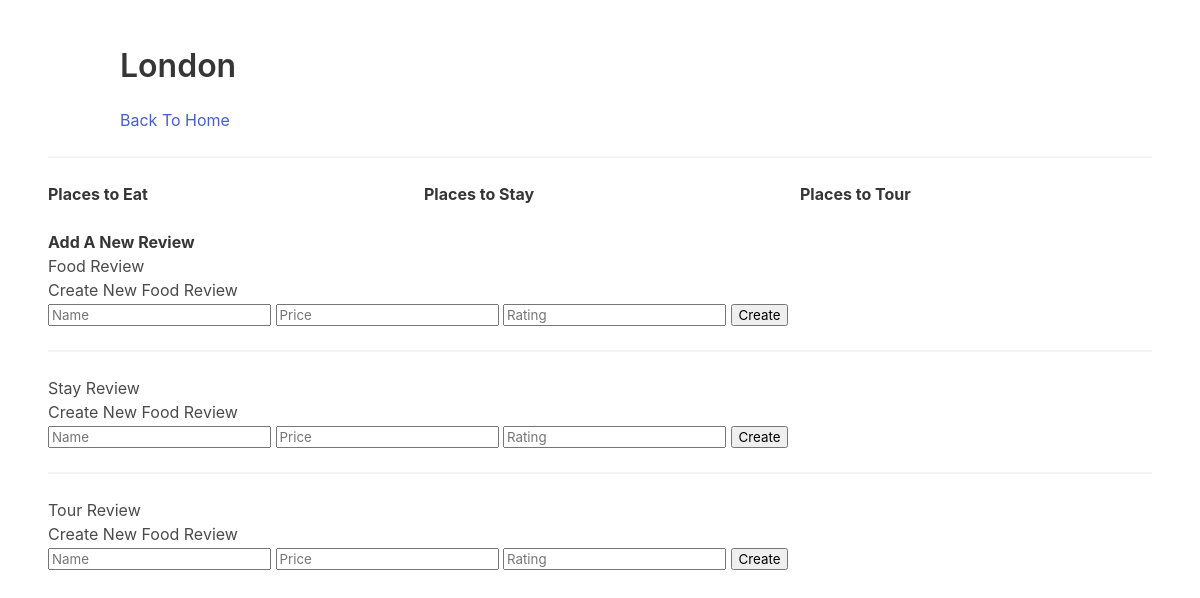
/place/London, run on an earlier commit of the app's database.
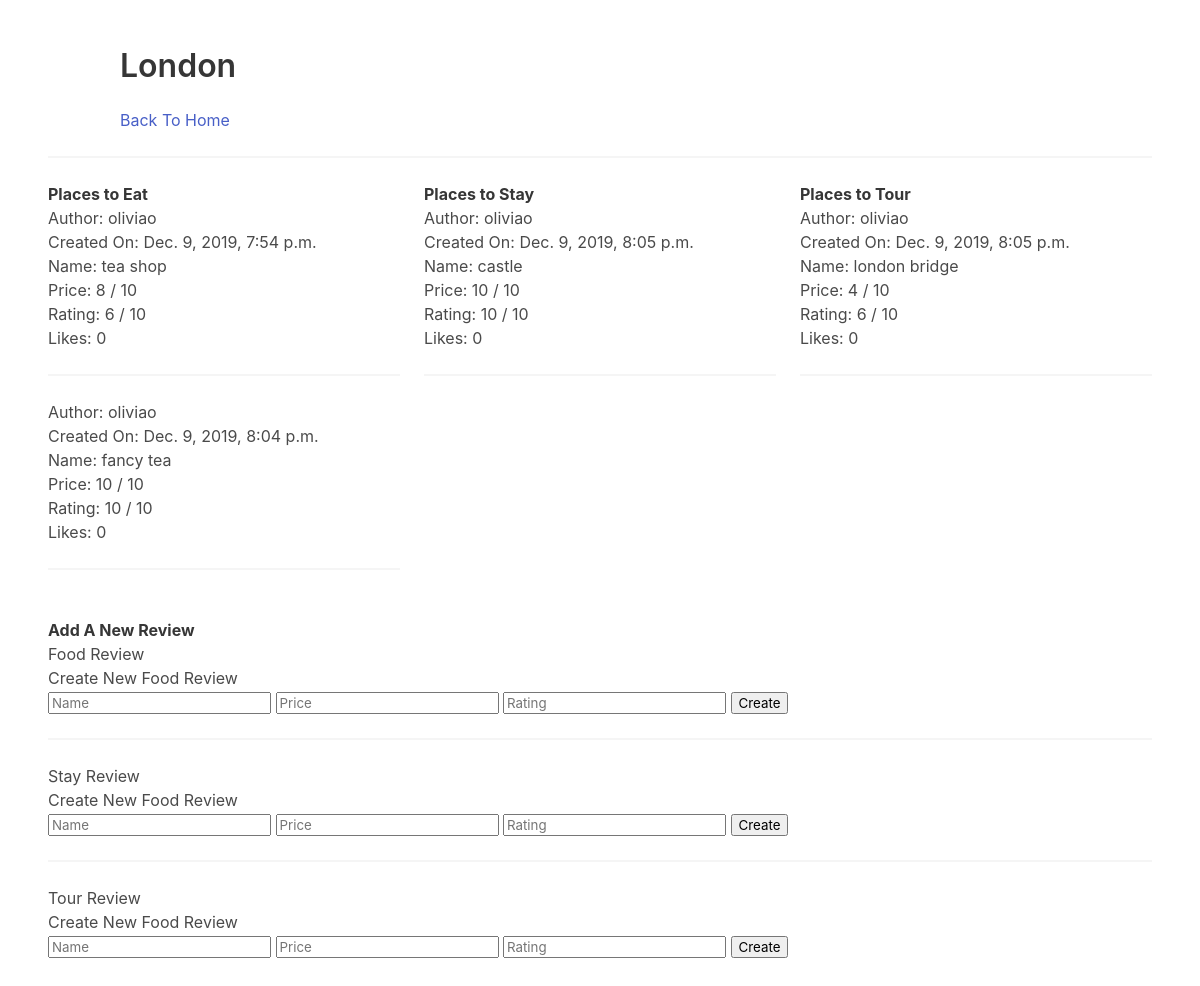
And on a later commit of the database.
### core/models.py (models this page shows, shortened)
class Place(models.Model):
    name = models.CharField(max_length=140)
    food = models.ManyToManyField(FoodReview, blank=True)
    tour = models.ManyToManyField(TourReview, blank=True)
    stay = models.ManyToManyField(StayReview, blank=True)

class FoodReview(models.Model):
    author = models.ForeignKey(User, on_delete=models.DO_NOTHING)
    body = models.CharField(max_length=140)
    created_at = models.DateTimeField(auto_now=True)
    num_likes = models.IntegerField(default=0)
    price = models.IntegerField(default = 0)
    rating = models.IntegerField(default = 0)

class StayReview(models.Model):
    author = models.ForeignKey(User, on_delete=models.DO_NOTHING)
    body = models.CharField(max_length=140)
    created_at = models.DateTimeField(auto_now=True)
    num_likes = models.IntegerField(default=0)
    price = models.IntegerField(default = 0)
    rating = models.IntegerField(default = 0)

class TourReview(models.Model):
    author = models.ForeignKey(User, on_delete=models.DO_NOTHING)
    body = models.CharField(max_length=140)
    created_at = models.DateTimeField(auto_now=True)
    num_likes = models.IntegerField(default=0)
    price = models.IntegerField(default = 0)
    rating = models.IntegerField(default = 0)

### core/views.py (the view)
# urls.py: path('place/<str:name>', place, name='place'),
def place(request, name):
    if request.method == "POST":
        body = request.POST["name"]
        price = request.POST["price"]
        rating = request.POST["rating"]
        p = Place.objects.get(name=name)
        if 'food' in request.POST:
            f = FoodReview.objects.create(author=request.user, body=body, num_likes=0, price=price, rating=rating)
            p.food.add(f)
        elif 'stay' in request.POST:
            s = StayReview.objects.create(author=request.user, body=body, num_likes=0, price=price, rating=rating)
            p.stay.add(s)
        elif 'tour' in request.POST:
            t = TourReview.objects.create(author=request.user, body=body, num_likes=0, price=price, rating=rating)
            p.tour.add(t)
        return redirect(request.META['HTTP_REFERER'])
    else:
        place = Place.objects.get(name=name)
        foodRev = place.food.all()
        stayRev = place.stay.all()
        tourRev = place.tour.all()
        return render(request, "place.html", {"place": place, "foodRev": foodRev, "stayRev" : stayRev, "tourRev": tourRev})

### core/templates/place.html (shortened to what this page needs)
<!DOCTYPE html>
<html>
  <head>
    <link rel="stylesheet" href="https://cdn.jsdelivr.net/npm/bulma@0.8.0/css/bulma.min.css">
  </head>
  <body>
  <section class="section">
    <div class="container">
      <h1 class="title">
        {{place.name}}
      </h1>
      <a href="/">Back To Home</a>
    </div>
    <hr>
    <div class="columns">
                <div class="column">
                                <strong> Places to Eat </strong>
                                {% for f in foodRev %}
                                        <p> Author: {{f.author}}</p>
                                        <p> Created On: {{f.created_at}}</p>
                                        <p> Name: {{f.body}} </p>
                                       <p> Price: {{f.price}} / 10</p>
                                       <p> Rating: {{f.rating}} / 10</p>
                                       <p> Likes: {{f.num_likes}} </p>
                                        <hr>
                                {% endfor %}
                </div>
                <div class="column">
                                <strong> Places to Stay </strong>
                                {% for s in stayRev %}
                                        <p> Author: {{s.author}}</p>
                                        <p> Created On: {{s.created_at}}</p>
                                        <p> Name: {{s.body}} </p>
                                       <p> Price: {{s.price}} / 10</p>
                                       <p> Rating: {{s.rating}} / 10</p>
                                       <p> Likes: {{s.num_likes}} </p>
                                        <hr>
                                {% endfor %}
                </div>
                <div class="column">
                                <strong> Places to Tour </strong>
                                {% for t in tourRev %}
                                       <p> Author: {{t.author}}</p>
                                       <p> Created On: {{t.created_at}}</p>
                                       <p> Name: {{t.body}} </p>
                                       <p> Price: {{t.price}} / 10</p>
                                       <p> Rating: {{t.rating}} / 10</p>
                                       <p> Likes: {{t.num_likes}} </p>
                                        <hr>
                                {% endfor %}
                </div>
              </div>
<strong>Add A New Review</strong>
<h5> Food Review </h5>
<form method="POST" action={{place.name}}>
    <p>Create New Food Review</p>
    <input name="name" placeholder="Name" />
    <input name="price" placeholder="Price" />
    <input name="rating" placeholder="Rating" />
    <input type="submit" name="food" value="Create"/>
</form>
<hr>
<h5> Stay Review </h5>
<form method="POST" action={{place.name}}>
    <p>Create New Food Review</p>
    <input name="name" placeholder="Name" />
    <input name="price" placeholder="Price" />
    <input name="rating" placeholder="Rating" />
    <input type="submit" name="stay" value="Create"/>
</form>
<hr>
<h5> Tour Review </h5>
<form method="POST" action={{place.name}}>
    <p>Create New Food Review</p>
    <input name="name" placeholder="Name" />
    <input name="price" placeholder="Price" />
    <input name="rating" placeholder="Rating" />
    <input type="submit" name="tour" value="Create"/>
</form>
  </section>
  </body>
</html>

What changed in the data, as far as the page shows it:
added FoodReview: author "oliviao", created_at "Dec. 9, 2019, 7:54 p.m.", body "tea shop", price "8", rating "6", num_likes "0"
added FoodReview: author "oliviao", created_at "Dec. 9, 2019, 8:04 p.m.", body "fancy tea", price "10", rating "10", num_likes "0"
added StayReview: author "oliviao", created_at "Dec. 9, 2019, 8:05 p.m.", body "castle", price "10", rating "10", num_likes "0"
added TourReview: author "oliviao", created_at "Dec. 9, 2019, 8:05 p.m.", body "london bridge", price "4", rating "6", num_likes "0"
